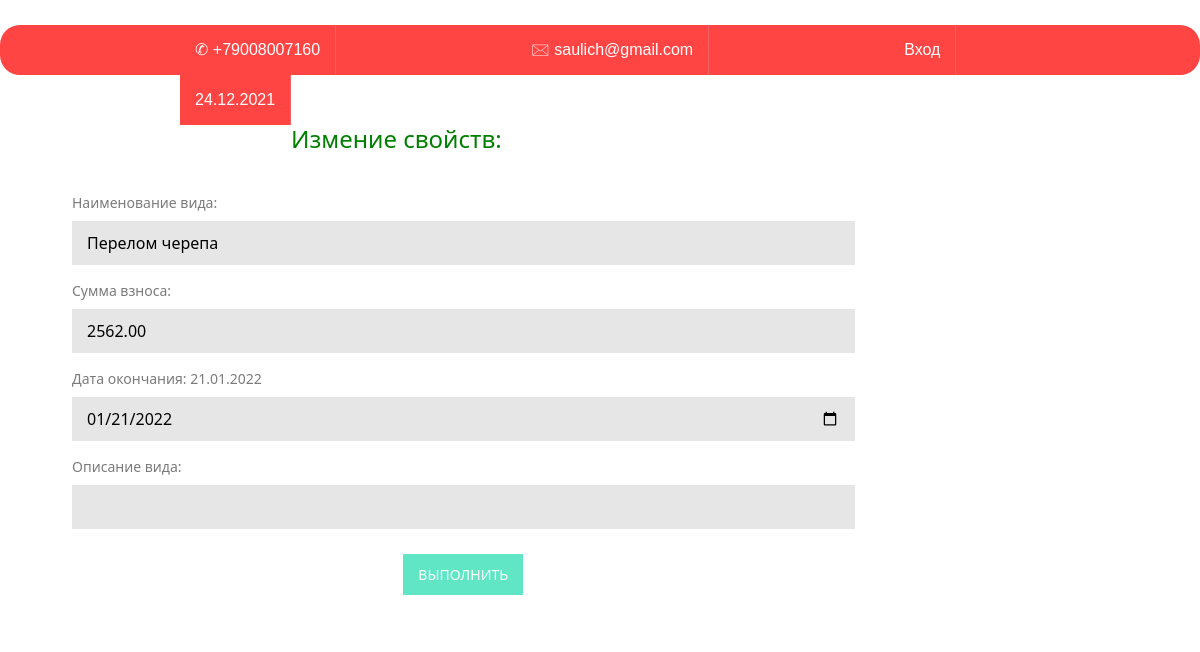
The page /edit_view.html/3 on the database as committed earlier.
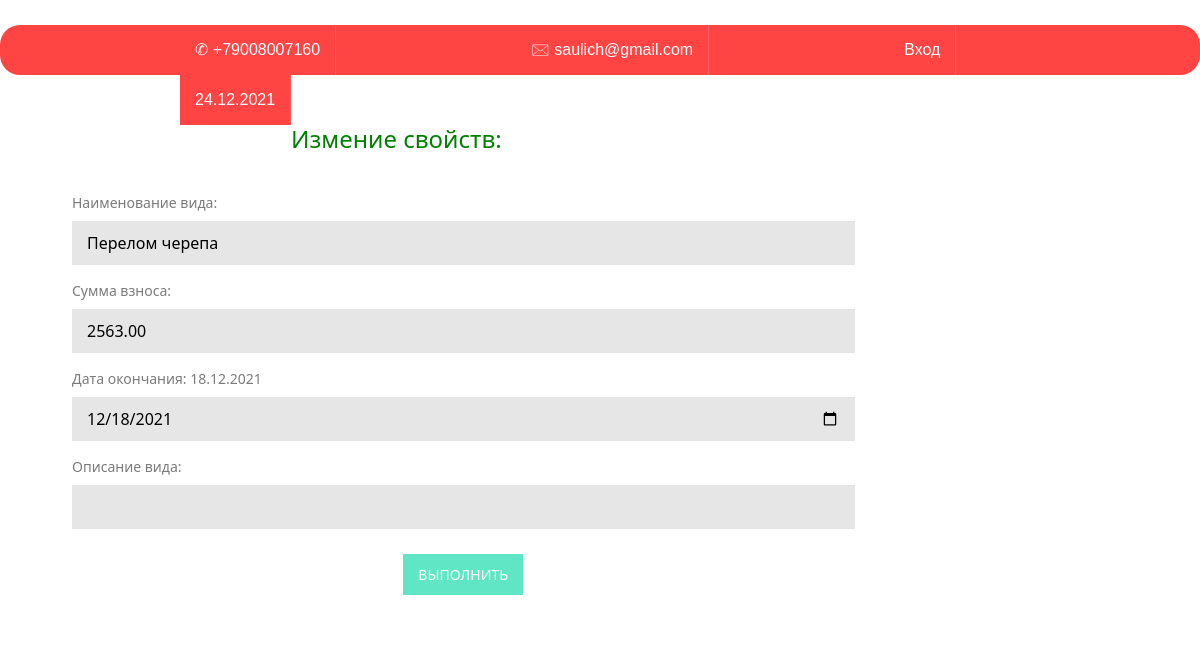
The same page on the database as committed later.
### firstapp/models.py (models this page shows, shortened)
class TypeOfInsurance(models.Model):
    сontract_time = models.DateTimeField()
    Name_view = models.CharField(max_length=150)
    Description_view = models.TextField(blank=True)
    percentage_of_insurance_premium = models.DecimalField(max_digits=20, decimal_places=2)

### firstapp/views.py (the view, shortened to what this page needs)
# urls.py: path('edit_view.html/<int:id>', EditViewPage.as_view()),
class EditViewPage(View):
    def get(self, request, id):
        infoview  = get_info_view(id);
        context = {
            'infoview': infoview
            }
        return render(request, 'edit_view.html', context=context)

### firstapp/basa.py (called while the page is built)
def get_info_view(id):
    rez= TypeOfInsurance.objects.filter(id = id)
    return rez

### firstapp/templates/edit_view.html (shortened to what this page needs)
{% extends 'layout.html'%}
{% block content%}
 <div class="container">
     <h1>Измение свойств: </h1>
     <form method="post" action="">
        {% for info in infoview %}
         <div>
             <label for="surname">Наименование вида: </label>
             <input type="text" name="nameView" value="{{info.Name_view}}"  required>
         </div>
         <div>
             <label for="surname">Сумма взноса: </label>
             <input type="text" name="percentage_of_insurance_premium" value="{{info.percentage_of_insurance_premium}}"  required>
         </div>
         <div>
             <label for="patronymic">Дата окончания: {{info.сontract_time|date:"d.m.Y"}}</label>
             <input type="date" name="сontract_time" value="{{info.сontract_time|date:'Y-m-d'}}" required>
         </div>
         <div>
             <label for="name">Описание вида:</label>
           <input type="text" rows="10" cols="45" name="Description_view" value="{{info.Description_view}}">
         </div>
    {% endfor %}
     <button type="submit">Выполнить</button>
     </form>
 </div>
{% endblock %}

Rows that differ between the two databases and show on the page:
changed TypeOfInsurance "Перелом черепа": percentage_of_insurance_premium "2562.00" → "2563.00"; сontract_time "21.01.2022" → "18.12.2021"; сontract_time "01/21/2022" → "12/18/2021"
